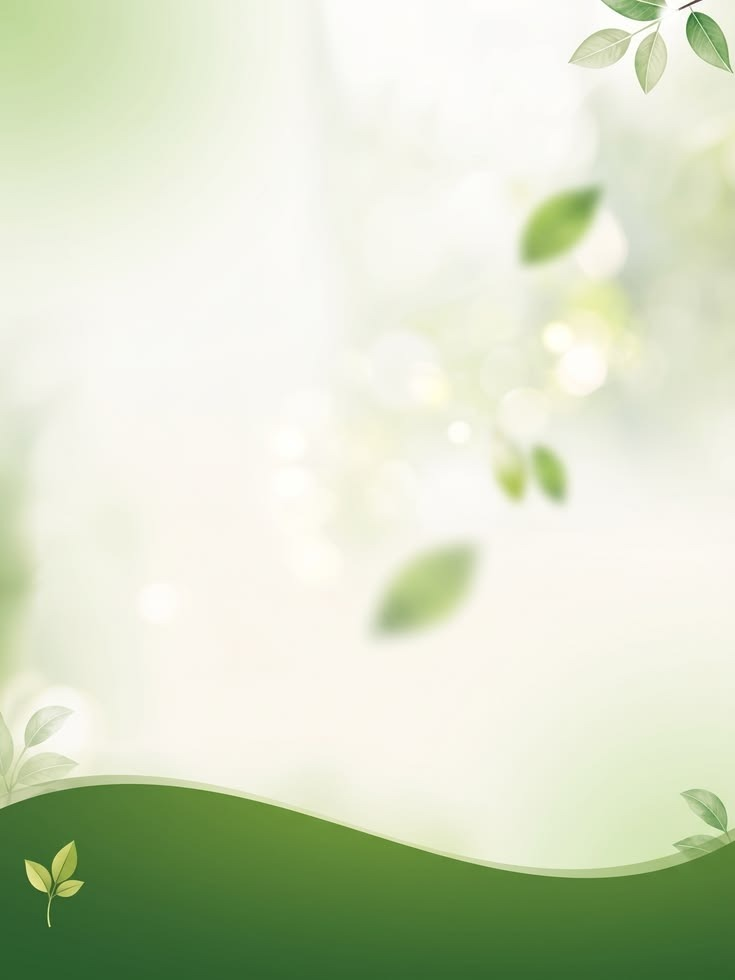
#> input picture frontend/src/assets/chatbot-bg.jpg, 735 x 980 px, given in place of codex-clipboard-7fc1676f-9a9f-4e62-879d-594895adaf36.png, which was not available
$ python edit_ragvyn_hero.py
#> lines starting #> are read from the running program, lines starting #| are printed output that depends on the picture; after the words box and inside, x2 and y2 are one past the last pixel; in counts of white or black regions, pixels touching at a corner belong together; pictures that were not available may be replaced by others from this repository, and a replacement may not be noted
from pathlib import Path

import cv2
import numpy as np
from PIL import Image, ImageDraw, ImageFont


src = Path(r"C:\Users\thaku\AppData\Local\Temp\codex-clipboard-7fc1676f-9a9f-4e62-879d-594895adaf36.png")
dst = Path(r"C:\Users\thaku\Desktop\26045\ragvyn-ayurvedic-ipr-hero.png")

img = cv2.imread(str(src), cv2.IMREAD_COLOR)
#> img is the input picture: shape (980, 735, 3); mean B, G, R 197.1, 221.4, 213
if img is None:
    raise SystemExit(f"Could not read source image: {src}")

# Remove only the dark lettering in the two requested regions using inpainting.
mask = np.zeros(img.shape[:2], dtype=np.uint8)
gray = cv2.cvtColor(img, cv2.COLOR_BGR2GRAY)
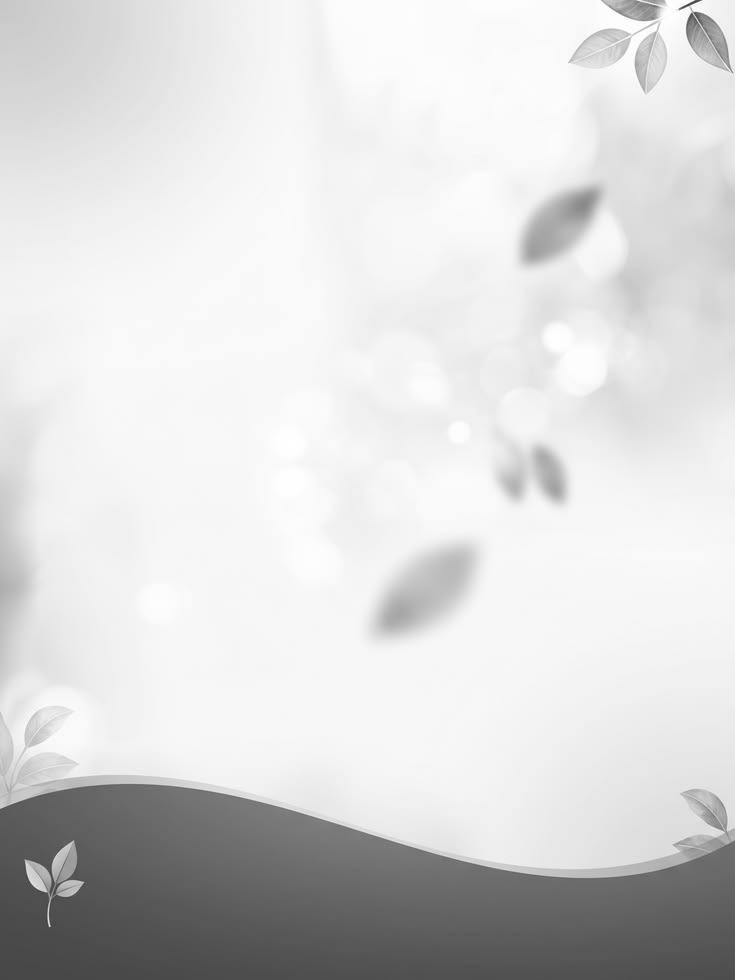
#> gray: shape (980, 735); min 59, max 255, mean 216.1

def mark_dark(x1, y1, x2, y2, threshold=125):
#> called with x1 = 336, y1 = 56, x2 = 430, y2 = 86, threshold = 150
    region = gray[y1:y2, x1:x2]
    dark = (region < threshold).astype(np.uint8) * 255
#> dark: shape (30, 94); every value is 0
    # Small dilation covers anti-aliased text edges without affecting nearby UI.
    kernel = np.ones((3, 3), np.uint8)
    dark = cv2.dilate(dark, kernel, iterations=1)
    mask[y1:y2, x1:x2] = np.maximum(mask[y1:y2, x1:x2], dark)
#> mask: shape (980, 735); every value is 0


mark_dark(336, 56, 430, 86, 150)     # Haven wordmark text only
mark_dark(285, 392, 1015, 493, 145)  # Main headline only
#> call 2 of mark_dark, with x1 = 285, y1 = 392, x2 = 1015, y2 = 493, threshold = 145
#> in mark_dark (call 2), `region = gray[y1:y2, x1:x2]`:
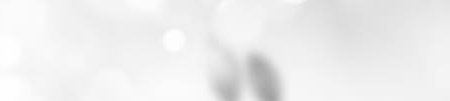
#> region: shape (101, 450); min 161, max 255, mean 237.8
#> in mark_dark (call 2), `dark = (region < threshold).astype(np.uint8) * 255`: dark: shape (101, 450); every value is 0
mask[458:512, 450:535] = 255          # Remove a descender remnant below old headline
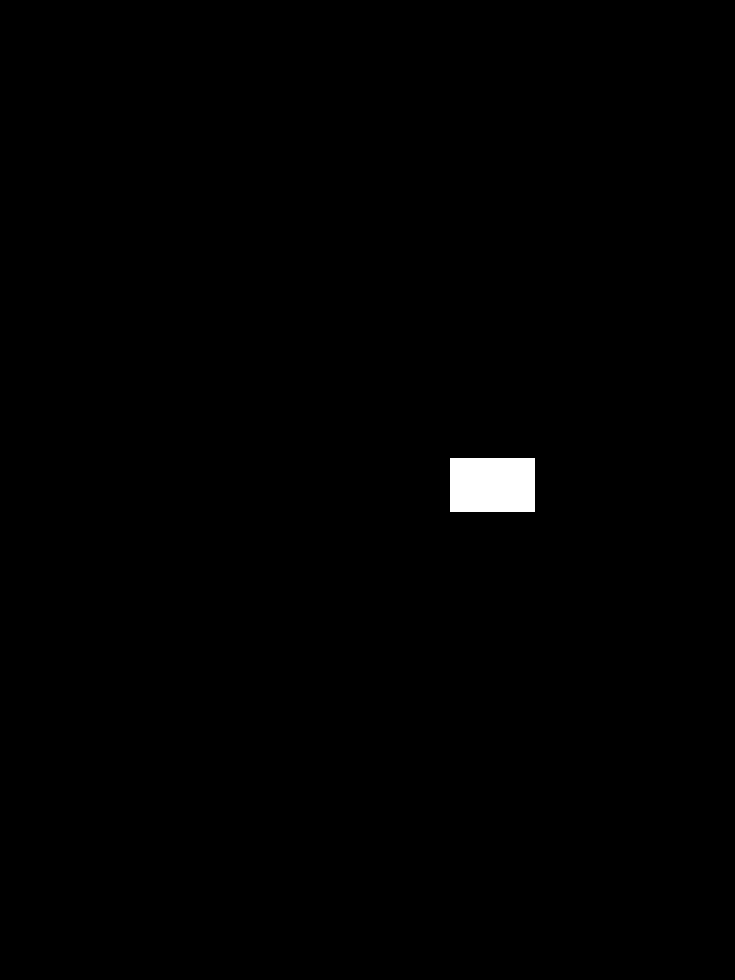
#> mask: shape (980, 735); 0.64% white; 1 white region, box (x1, y1, x2, y2) and area: (450, 458, 535, 512) 4590

restored = cv2.inpaint(img, mask, 5, cv2.INPAINT_TELEA)
restored_rgb = cv2.cvtColor(restored, cv2.COLOR_BGR2RGB)
pil = Image.fromarray(restored_rgb)
draw = ImageDraw.Draw(pil)

font_dir = Path(r"C:\Windows\Fonts")
font_bold = font_dir / "Arialbd.ttf"
font_regular = font_dir / "Arial.ttf"

def load_font(path, size):
    return ImageFont.truetype(str(path), size=size)


# Keep the original orange symbol and replace only the word beside it.
nav_font = load_font(font_bold, 18)
draw.text((340, 59), "ragvyn", fill=(22, 22, 38), font=nav_font)

# Fit the requested longer title cleanly on one centered line.
title = "Ayurvedic IPR and Regulatory Guide"
title_font = load_font(font_bold, 44)
box = draw.textbbox((0, 0), title, font=title_font)
#> box = (0, 8, 794, 50)
title_w = box[2] - box[0]
#> title_w = 794
title_x = (pil.width - title_w) // 2
#> title_x = -30
draw.text((title_x, 414), title, fill=(18, 18, 38), font=title_font)

pil.save(dst, format="PNG", optimize=True)
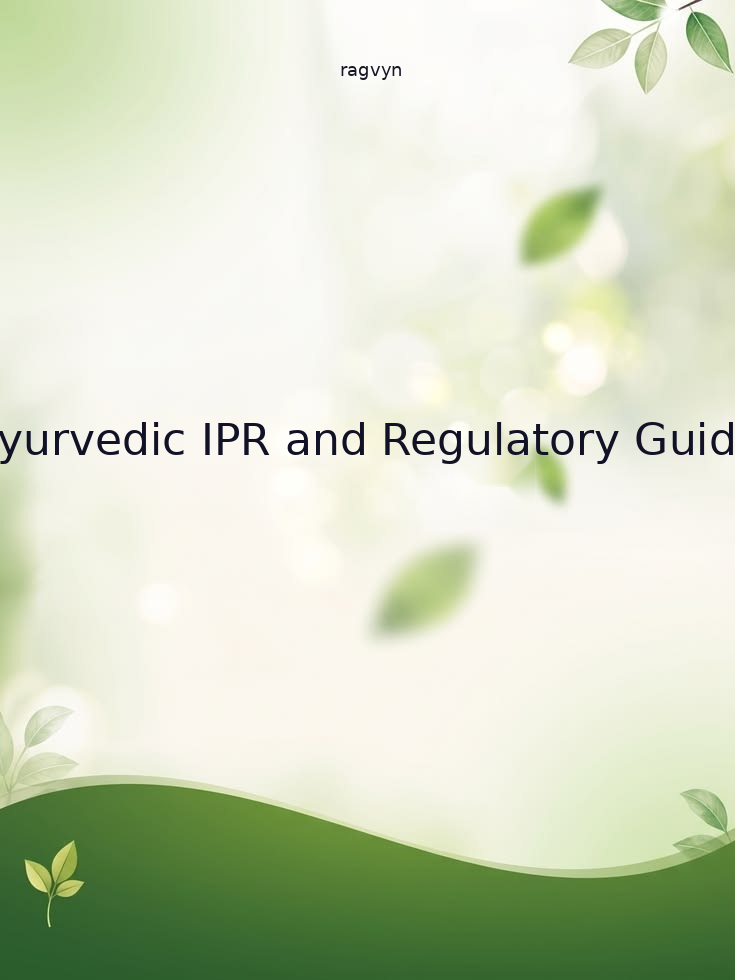
#> saved as ragvyn-ayurvedic-ipr-hero.png: PIL image 735x980 RGB; mean R, G, B 210.9, 219.4, 195.4
print(dst)
